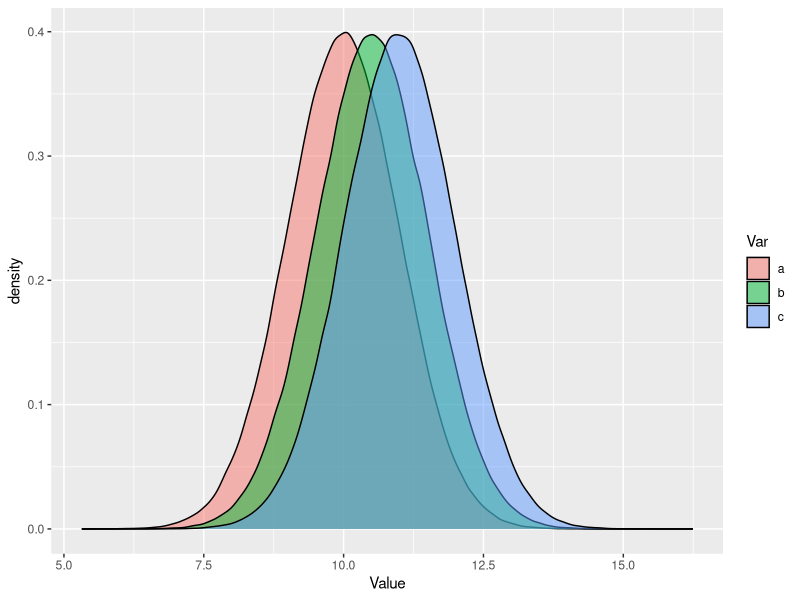
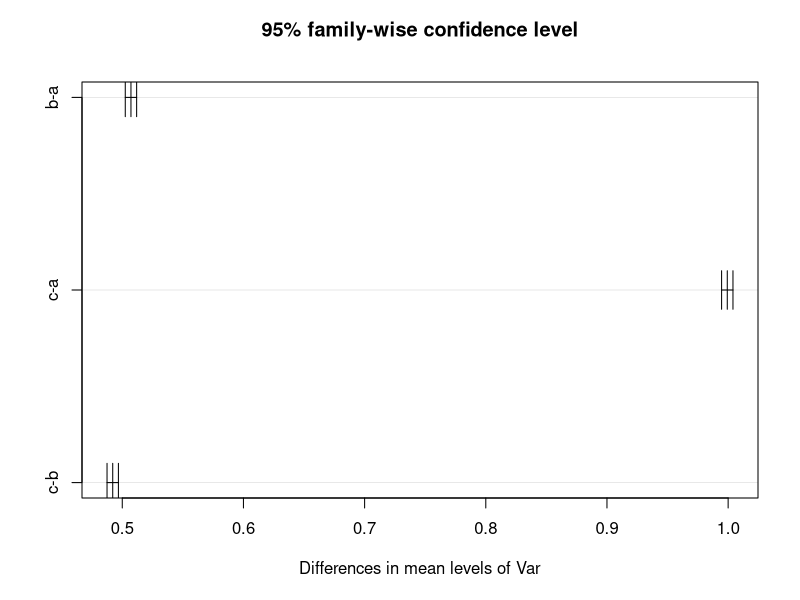
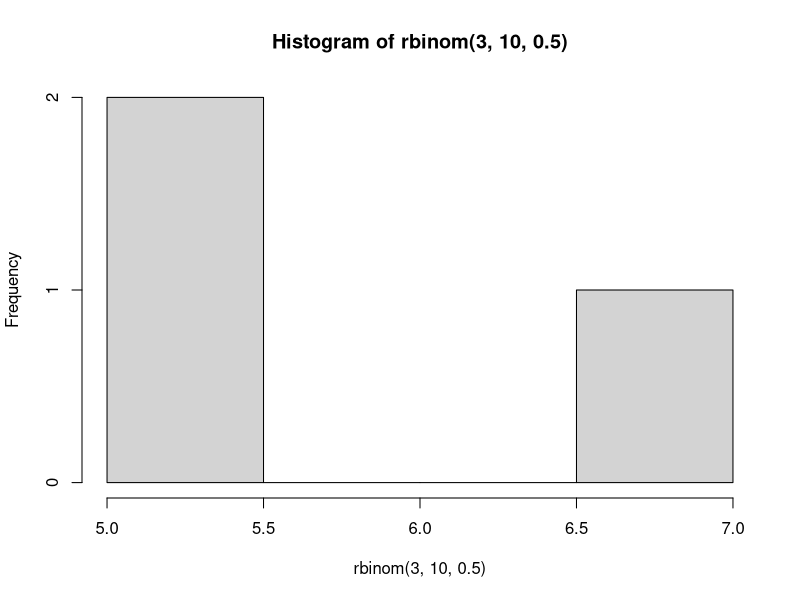

Write R code to recreate these figures, in order.
library(tidyverse)


a = rnorm(500000, mean = 10, sd = 1)
b = rnorm(500000, mean = 10.5, sd = 1)
c = rnorm(500000, mean = 11, sd = 1)

#bigger the sample size the smaller the difference you can detect with certaintity 

mean(a)

sd(a)


mean(b)
sd(b)

df = data.frame(a=a,b=b,c=c)
df = gather(df, Var, Value, 1:3)


ggplot(df, aes(x=Value, fill = Var)) +
  geom_density(alpha = .5) 
# p< .05 it is significant

t.test(a,b)
t.test(a,c)

mod1 = (aov(Value ~ Var, data = df))
summary(mod1)
tuk1 = TukeyHSD(mod1) #all possible comparisons between every value of subtracting the means.
tuk1
plot(tuk1)

#binomial distribution is countin the number of successes
hist(rbinom(3,10,.5))
#the more you replicate something, the closer you will get to the true distribution in nature




binom.test(10,10,.99)
#super low p value tells you that the results you saw don't come from a binomial distribution 
#small p value (p<0.5) means to reject (failed to accept) your null hypothesis. Ain't no difference (so there is a difference?)
#what we really want to now is the probability of it happening. Sample, count up success, then see if it is believable that hypothesized probability

?t.test
#T-test is comparing the mean between two groups
#science doesn't prove things, it disproves things


